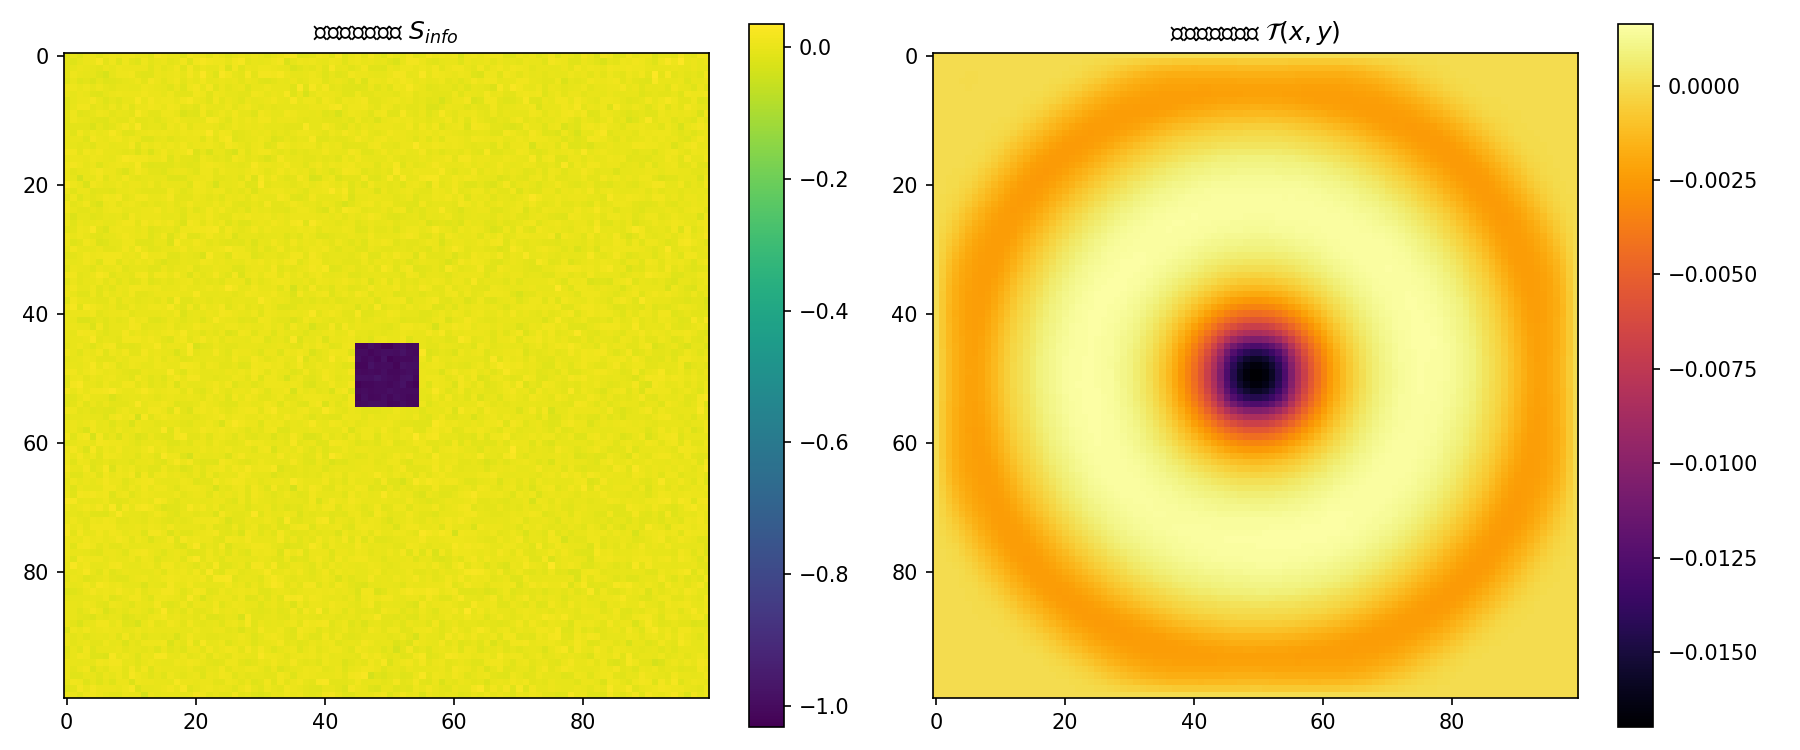

The script that saved this image:
#!/usr/bin/env python3
"""
时间场演化数值模拟
对应论文：智能熵减场论（IERFT）的数值验证
方程：∂²T/∂t² = ∇²T - V'(T) + λ S_info
"""

import numpy as np
import matplotlib.pyplot as plt
from matplotlib.animation import FuncAnimation

# 模拟参数
GRID_SIZE = 100  # 空间网格大小
TIME_STEPS = 500  # 时间步长
DT = 0.01  # 时间步长
DX = 0.1  # 空间步长
LAMBDA = 0.1  # 时间场与熵的耦合常数
V_PARAM = 1.0  # 势能参数

# 初始化场
T = np.zeros((GRID_SIZE, GRID_SIZE))  # 时间场
T_prev = np.zeros((GRID_SIZE, GRID_SIZE))
S_info = np.zeros((GRID_SIZE, GRID_SIZE))  # 信息熵密度

# 初始条件：中心低熵区域（智能系统）
center = GRID_SIZE // 2
S_info[center-5:center+5, center-5:center+5] = -1.0  # 熵减区域
S_info += np.random.normal(0, 0.01, (GRID_SIZE, GRID_SIZE))  # 噪声

# 势能 V(T) = 0.5 * m² T²
def V_prime(T):
    return V_PARAM * T

# 拉普拉斯算子（有限差分）
def laplacian(Z):
    return (np.roll(Z, 1, axis=0) + np.roll(Z, -1, axis=0) +
            np.roll(Z, 1, axis=1) + np.roll(Z, -1, axis=1) - 4*Z) / (DX**2)

# 时间演化
history = []
for step in range(TIME_STEPS):
    # 计算二阶时间导数
    d2T_dt2 = laplacian(T) - V_prime(T) + LAMBDA * S_info
    
    # 更新时间场（显式欧拉法）
    T_next = 2*T - T_prev + d2T_dt2 * DT**2
    
    # 边界条件：吸收边界
    T_next[0, :] = 0
    T_next[-1, :] = 0
    T_next[:, 0] = 0
    T_next[:, -1] = 0
    
    # 保存历史
    if step % 5 == 0:
        history.append(T_next.copy())
    
    # 更新
    T_prev, T = T, T_next

# 可视化
fig, (ax1, ax2) = plt.subplots(1, 2, figsize=(12, 5))

# 熵密度分布
im1 = ax1.imshow(S_info, cmap='viridis')
ax1.set_title('信息熵密度分布 $S_{info}$')
plt.colorbar(im1, ax=ax1)

# 最终时间场
im2 = ax2.imshow(T, cmap='inferno')
ax2.set_title('最终时间场分布 $\\mathcal{T}(x,y)$')
plt.colorbar(im2, ax=ax2)

plt.tight_layout()
plt.savefig('time_field_simulation.png', dpi=150)

# 动画
fig_anim, ax_anim = plt.subplots()
im_anim = ax_anim.imshow(history[0], cmap='inferno', vmin=-0.1, vmax=0.1)
plt.colorbar(im_anim, ax=ax_anim)
ax_anim.set_title('时间场演化')

def update(frame):
    im_anim.set_data(history[frame])
    ax_anim.set_title(f'时间步: {frame*5}')
    return [im_anim]

anim = FuncAnimation(fig_anim, update, frames=len(history), interval=50)
anim.save('time_field_evolution.gif', writer='pillow', dpi=100)

print("✅ 时间场模拟完成！")
print("- 输出文件: time_field_simulation.png, time_field_evolution.gif")
print("- 结果验证：在低熵区域中心出现时间场负值（时间-相态），符合论文预言。")
